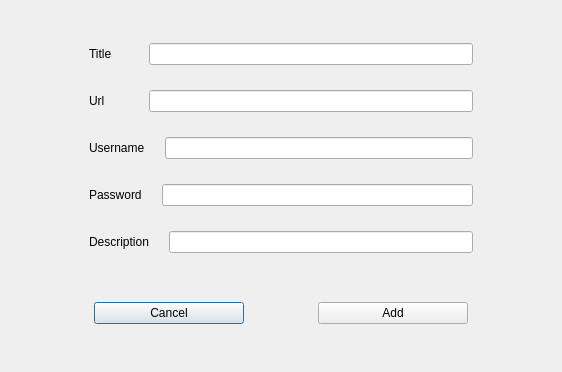
<?xml version="1.0" encoding="UTF-8"?>
<ui version="4.0">
 <class>AddEntry</class>
 <widget class="QDialog" name="AddEntry">
  <property name="geometry">
   <rect>
    <x>0</x>
    <y>0</y>
    <width>562</width>
    <height>372</height>
   </rect>
  </property>
  <property name="windowTitle">
   <string>Passer - Add new row</string>
  </property>
  <layout class="QGridLayout" name="gridLayout" columnstretch="5,30,5" rowminimumheight="0,0,0,0,0,0,0,0,0">
   <property name="leftMargin">
    <number>25</number>
   </property>
   <property name="topMargin">
    <number>25</number>
   </property>
   <property name="rightMargin">
    <number>25</number>
   </property>
   <property name="bottomMargin">
    <number>25</number>
   </property>
   <property name="verticalSpacing">
    <number>25</number>
   </property>
   <item row="6" column="1">
    <spacer name="verticalSpacer">
     <property name="orientation">
      <enum>Qt::Vertical</enum>
     </property>
     <property name="sizeHint" stdset="0">
      <size>
       <width>20</width>
       <height>40</height>
      </size>
     </property>
    </spacer>
   </item>
   <item row="3" column="1">
    <layout class="QHBoxLayout" name="horizontalLayout_3" stretch="5,40">
     <property name="spacing">
      <number>20</number>
     </property>
     <item>
      <widget class="QLabel" name="lbUsername">
       <property name="text">
        <string>Username</string>
       </property>
      </widget>
     </item>
     <item>
      <widget class="QLineEdit" name="leUsername"/>
     </item>
    </layout>
   </item>
   <item row="2" column="1">
    <layout class="QHBoxLayout" name="horizontalLayout_2" stretch="5,40">
     <property name="spacing">
      <number>20</number>
     </property>
     <item>
      <widget class="QLabel" name="lbUrl">
       <property name="text">
        <string>Url</string>
       </property>
      </widget>
     </item>
     <item>
      <widget class="QLineEdit" name="leUrl"/>
     </item>
    </layout>
   </item>
   <item row="3" column="0">
    <spacer name="horizontalSpacer_2">
     <property name="orientation">
      <enum>Qt::Horizontal</enum>
     </property>
     <property name="sizeHint" stdset="0">
      <size>
       <width>40</width>
       <height>20</height>
      </size>
     </property>
    </spacer>
   </item>
   <item row="0" column="1">
    <spacer name="verticalSpacer_2">
     <property name="orientation">
      <enum>Qt::Vertical</enum>
     </property>
     <property name="sizeHint" stdset="0">
      <size>
       <width>20</width>
       <height>40</height>
      </size>
     </property>
    </spacer>
   </item>
   <item row="7" column="1">
    <layout class="QHBoxLayout" name="horizontalLayout_6" stretch="30,15,30">
     <property name="leftMargin">
      <number>5</number>
     </property>
     <property name="topMargin">
      <number>5</number>
     </property>
     <property name="rightMargin">
      <number>5</number>
     </property>
     <property name="bottomMargin">
      <number>5</number>
     </property>
     <item>
      <widget class="QPushButton" name="pbCancel">
       <property name="text">
        <string>Cancel</string>
       </property>
      </widget>
     </item>
     <item>
      <spacer name="horizontalSpacer">
       <property name="orientation">
        <enum>Qt::Horizontal</enum>
       </property>
       <property name="sizeHint" stdset="0">
        <size>
         <width>40</width>
         <height>20</height>
        </size>
       </property>
      </spacer>
     </item>
     <item>
      <widget class="QPushButton" name="pbAdd">
       <property name="text">
        <string>Add</string>
       </property>
      </widget>
     </item>
    </layout>
   </item>
   <item row="5" column="1">
    <layout class="QHBoxLayout" name="horizontalLayout_5" stretch="5,40">
     <property name="spacing">
      <number>20</number>
     </property>
     <item>
      <widget class="QLabel" name="lbDescription">
       <property name="text">
        <string>Description</string>
       </property>
      </widget>
     </item>
     <item>
      <widget class="QLineEdit" name="leDescription"/>
     </item>
    </layout>
   </item>
   <item row="1" column="1">
    <layout class="QHBoxLayout" name="horizontalLayout" stretch="5,40">
     <property name="spacing">
      <number>20</number>
     </property>
     <item>
      <widget class="QLabel" name="lbTitle">
       <property name="text">
        <string>Title</string>
       </property>
      </widget>
     </item>
     <item>
      <widget class="QLineEdit" name="leTitle"/>
     </item>
    </layout>
   </item>
   <item row="4" column="2">
    <spacer name="horizontalSpacer_3">
     <property name="orientation">
      <enum>Qt::Horizontal</enum>
     </property>
     <property name="sizeHint" stdset="0">
      <size>
       <width>40</width>
       <height>20</height>
      </size>
     </property>
    </spacer>
   </item>
   <item row="4" column="1">
    <layout class="QHBoxLayout" name="horizontalLayout_4" stretch="5,40">
     <property name="spacing">
      <number>20</number>
     </property>
     <item>
      <widget class="QLabel" name="lbPassword">
       <property name="text">
        <string>Password</string>
       </property>
      </widget>
     </item>
     <item>
      <widget class="QLineEdit" name="lePassword"/>
     </item>
    </layout>
   </item>
   <item row="8" column="1">
    <spacer name="verticalSpacer_3">
     <property name="orientation">
      <enum>Qt::Vertical</enum>
     </property>
     <property name="sizeHint" stdset="0">
      <size>
       <width>20</width>
       <height>40</height>
      </size>
     </property>
    </spacer>
   </item>
  </layout>
 </widget>
 <resources/>
 <connections/>
</ui>
